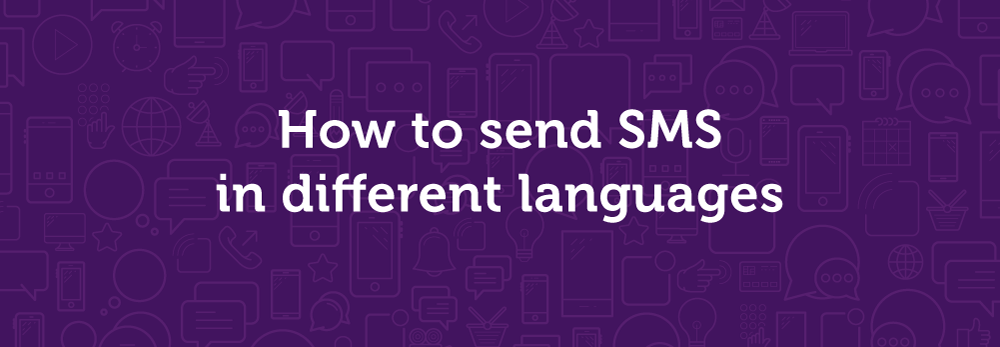
#> input picture Optical_Character_Recognition_OCR/image1.png, 1000 x 347 px, given in place of the camera
$ python main.py
#> lines starting #> are read from the running program, lines starting #| are printed output that depends on the picture; after the words box and inside, x2 and y2 are one past the last pixel; in counts of white or black regions, pixels touching at a corner belong together
### COLOR_based_OBJECT_tracking/object_tracking.py
import cv2
import imutils


def ObjectTrackHSV():

    hsv_lower, hsv_upper = (150, 69, 127), (179, 255, 255)  # HSV color space bound for RED COLOR..hmm my perfume bottle cap
    video = cv2.VideoCapture(0)  # using system primary camera

    while True:

        flag, live = video.read()
#> live is the input picture: shape (347, 1000, 3); mean B, G, R 103.7, 31.2, 76.5

        if flag:

            live = imutils.resize(live, width=600)
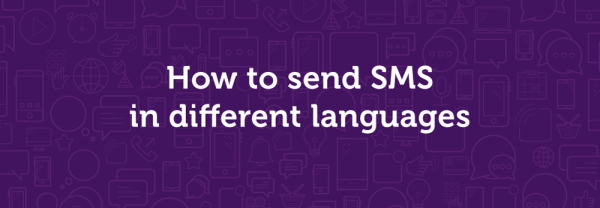
#> live: shape (208, 600, 3); mean B, G, R 103.7, 31.2, 76.5
            blur_image = cv2.GaussianBlur(live, (11, 11), 0)  # help to smoothen the image
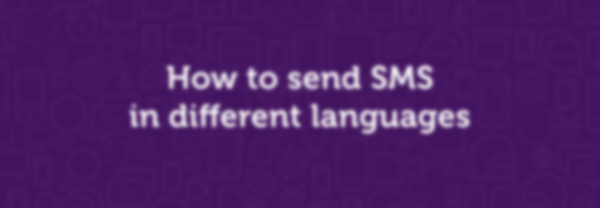
#> blur_image: shape (208, 600, 3); mean B, G, R 103.7, 31.2, 76.5
            hsv_image = cv2.cvtColor(blur_image, 40)  # cv.COLOR_BGR2HSV = 40, hsv color space
#> hsv_image: shape (208, 600, 3); mean H, S, V 138.7, 186.4, 103.7

            hsv_extract_img = cv2.inRange(hsv_image, hsv_lower, hsv_upper)  # extract threshold image
#> hsv_extract_img: shape (208, 600); every value is 0
            hsv_extract_img1 = cv2.erode(hsv_extract_img, None, iterations=3)  # erode and dilate helps to get smooth shape
            hsv_extract_img2 = cv2.dilate(hsv_extract_img1, None, iterations=3)

            contours = cv2.findContours(hsv_extract_img2.copy(), cv2.RETR_EXTERNAL, cv2.CHAIN_APPROX_SIMPLE)[-2]
#> contours = []

            centre = None

            if len(contours) > 0:

                maximum_contour = max(contours, key=cv2.contourArea)

                ((x, y), radius) = cv2.minEnclosingCircle(maximum_contour)

                moments = cv2.moments(maximum_contour)
                centre = (int(moments["m10"]/moments["m00"]), int(moments["m01"]/moments["m00"]))

                if radius > 10:
                    cv2.circle(live, (int(x), int(y)), int(radius), (0, 255, 0), 1)
                    cv2.circle(live, centre, 5, (0, 0, 255), -2)

            cv2.imshow("Object Tracking", live)
            if cv2.waitKey(1) == 32:
#> (key Esc is pressed here)
                break

    video.release()
    cv2.destroyAllWindows()

### COLOR_based_OBJECT_tracking/main.py
from object_tracking import *


def main():
    ObjectTrackHSV()


if __name__ == "__main__":
    main()
